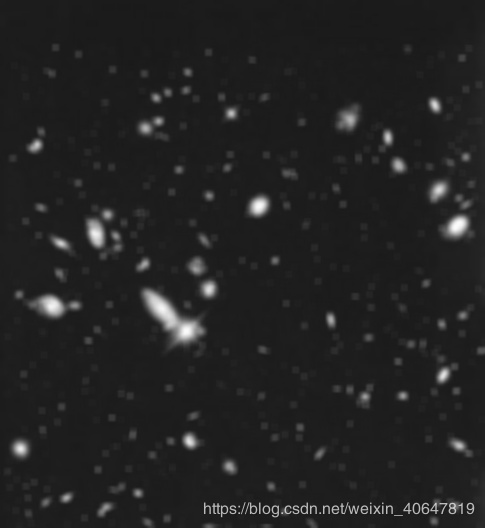
//> input picture vision_base/test.jpg, 485 x 528 px
$ ./mean_filter   (built with g++ and OpenCV 4)
//> lines starting //> are read from the running program, lines starting //| are printed output that depends on the picture
//> further down, src is the input picture: 528 rows x 485 cols, CV_8UC3; min 20, max 251, mean 34.6
// https://blog.csdn.net/weixin_40647819/article/details/92719036 数字图像处理基础算法
#include <stdio.h>
#include <opencv2/opencv.hpp>
#include <opencv2/core/core.hpp>
#include <opencv2/highgui/highgui.hpp>
#include <opencv2/imgproc/imgproc.hpp>

void MeanFilater(cv::Mat& src,cv::Mat& dst,cv::Size wsize){
//> called with wsize = Size(7, 7)
	//图像边界扩充:窗口的半径
	if (wsize.height % 2 == 0 || wsize.width % 2 == 0){
		fprintf(stderr,"Please enter odd size!" );
		exit(-1);
	}
	int hh = (wsize.height - 1) / 2;
	int hw = (wsize.width - 1) / 2;
	cv::Mat Newsrc; //构造图像


	cv::copyMakeBorder(src, Newsrc, hh, hh, hw, hw, cv::BORDER_REFLECT_101);//以边缘为轴，对称
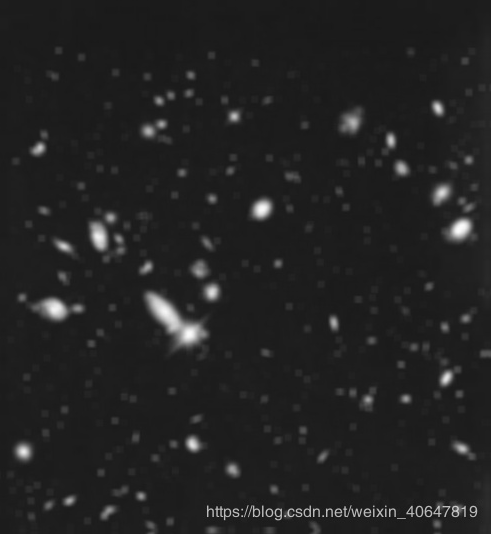
//> Newsrc: 534 rows x 491 cols, CV_8UC1; min 20, max 251, mean 34.6
	dst=cv::Mat::zeros(src.size(),src.type());

    //均值滤波
	int sum = 0;
	int mean = 0;
	for (int i = hh; i < src.rows + hh; ++i){
		for (int j = hw; j < src.cols + hw;++j){

			for (int r = i - hh; r <= i + hh; ++r){
				for (int c = j - hw; c <= j + hw;++c){
					sum = Newsrc.at<uchar>(r, c) + sum; //at()像素操作,表示某个通道中(r,c)位置的像素值
				}
			}
			mean = sum / (wsize.area()); //template<typename _Tp> inline _Tp Size_<_Tp>::area() const { return width*height; }
			dst.at<uchar>(i-hh,j-hw)=mean;
			sum = 0;
			mean = 0;
		}
	}
//> after the loop, sum = 0; mean = 0

}

int main(){
	cv::Mat src = cv::imread("test.jpg");
	if (src.empty()){
		return -1;
	}
	if (src.channels() > 1)
		cv::cvtColor(src,src,CV_RGB2GRAY);

	cv::Mat dst;
	cv::Mat dst1;
	cv::Size wsize(7,7);

	double t2 = (double)cv::getTickCount();
	MeanFilater(src, dst, wsize); //均值滤波
	t2 = (double)cv::getTickCount() - t2;
	double time2 = (t2 *1000.) / ((double)cv::getTickFrequency());
	std::cout << "FASTmy_process=" << time2 << " ms. " << std::endl << std::endl;

	cv::namedWindow("src");
	cv::imshow("src", src);
	cv::namedWindow("dst");
	cv::imshow("dst", dst);
	cv::imwrite("mean_filter.jpg",dst);
	cv::waitKey(0);
}
